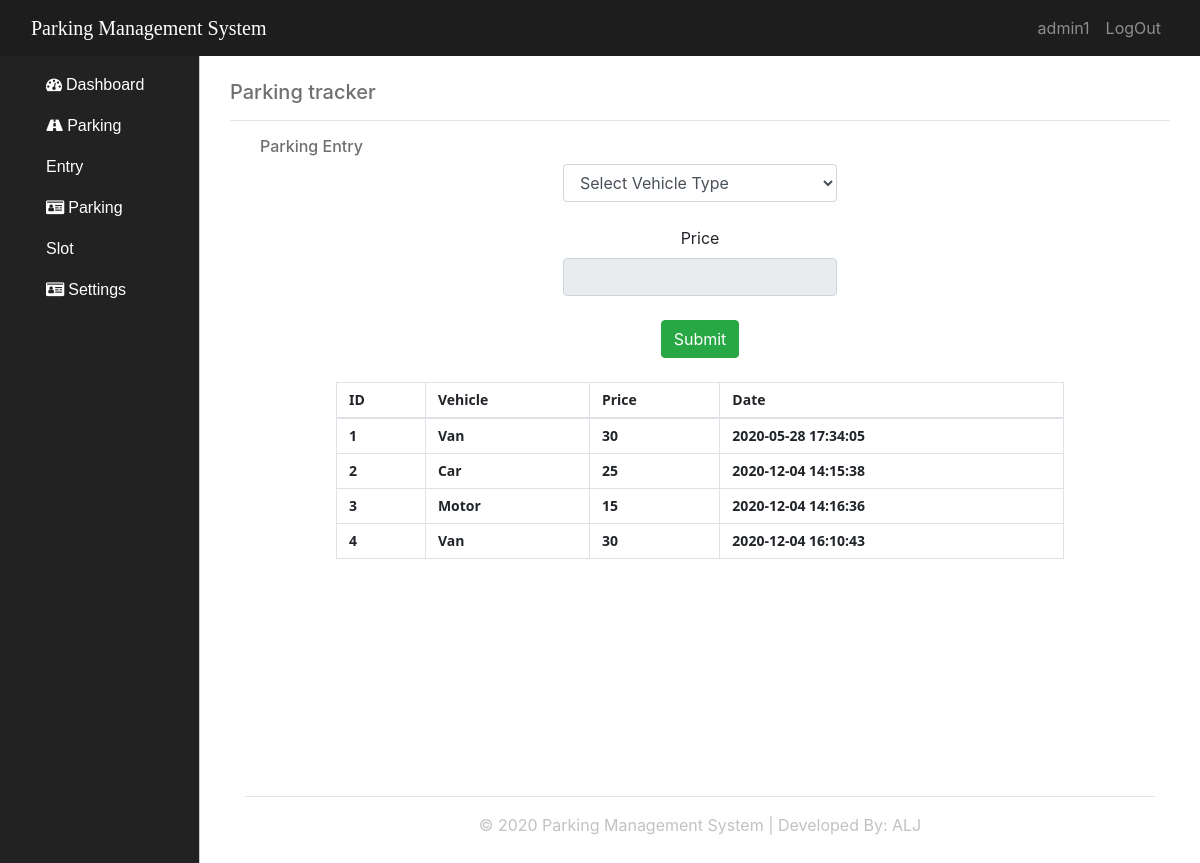
Screenshot of /parking.panel.php (signed in) with the database file from the repository.
### tables this page shows
CREATE TABLE `tbl_users` (
  `id` int(11) NOT NULL,
  `firstname` varchar(50) NOT NULL,
  `lastname` varchar(50) NOT NULL,
  `username` varchar(50) NOT NULL,
  `password` varchar(250) NOT NULL,
  `email` varchar(250) NOT NULL,
  `contact` int(20) NOT NULL,
  `role` varchar(20) NOT NULL,
  `date` time NOT NULL
);

CREATE TABLE `tbl_parking_entry` (
  `parking_entry_id` int(11) NOT NULL,
  `vehicle` varchar(50) NOT NULL,
  `price` float NOT NULL,
  `date` timestamp NOT NULL DEFAULT current_timestamp() ON UPDATE current_timestamp()
);

### includes/dbh.inc.php (called while the page is built, shortened)
<?php
 class Database{
    protected function db_connection()
    {
        $this->db_host ="localhost";
        $this->db_username ="root";
        $this->db_password ="";
        $this->db_name ="db_pms";
        $this->connection = new mysqli($this->db_host,$this->db_username,$this->db_password,$this->db_name);
        return $this->connection;
    }
 }
?>

### includes/Select.class.php (called while the page is built, shortened)
<?php
include_once 'dbh.inc.php';
class Select_class extends Database{
        public function select_login_info($user_id){
            $query_select_login = "Select * from tbl_users where id='$user_id'";
            $result=mysqli_query($this->connection,$query_select_login);
            return $result;
        }
    public function select_all_entry(){
        $query_all_entry="Select * from tbl_parking_entry";
        $result=mysqli_query($this->connection,$query_all_entry);
        return $result;
    }
}
?>

### parking.panel.php (the view, shortened to what this page needs)
<?php
include 'includes/Select.class.php';
$conn = new Select_class();
$read_all_parking_entry = $conn->select_all_entry();
$conn_login_current = new Select_class();
$user_id =$_SESSION['id'];
$read_login_current = $conn_login_current->select_login_info($user_id);
$row = mysqli_fetch_assoc($read_login_current);
?>
<!Doctype html>
<html>
<head>
    <link rel="stylesheet" type="text/css" href="assets/bootstrap-4.4.1-dist/css/bootstrap.css">
    <link rel="stylesheet" type="text/css" href="assets/bootstrap-4.4.1-dist/css/custom.css">
    <link rel="stylesheet" href="https://use.fontawesome.com/releases/v5.6.3/css/all.css">
    <link rel="stylesheet" href="https://cdnjs.cloudflare.com/ajax/libs/font-awesome/4.7.0/css/font-awesome.min.css">
</head>
<body>
    <div class="container-fluid">
        <div class="row wrapper">
            <div class="col-sm-12" style="background:#1d1d1d;">
                <nav class="navbar navbar-expand-sm  navbar-dark">
                    <a class="navbar-brand" href="#" style="font-family:calibri;">Parking Management System</a>
                    <div class="collapse navbar-collapse" id="collapsibleNavbar">
                        <ul class="navbar-nav ml-auto">
                            <li class="nav-item ">
                            <a class="nav-link" href="#"><?php echo $row['username'];?></a>
                            </li>
                            <li class="nav-item">
                            <a class="nav-link" href="functions/logout.func.php">LogOut</a>
                            </li>
                        </ul>
                    </div>
                </nav>
            </div>
            <div class="col-lg-2 aside-nav">
                <div class="container">
                <nav class="navbar navbar-expand-md  navbar-dark">
                        <br>
                        <div class="collapse navbar-collapse" id="SideNav">
                        <ul class="navbar-nav d-block">
                            <li class="nav-item fa fa-dashboard"> <a href="index" >Dashboard</a></li>
                            <li class=" nav-item fa fa-road"> <a href="parking.panel">Parking Entry</a></li>
                            <li class=" nav-item fa fa-id-card"> <a href="#" >Parking Slot</a></li>
                            <li class=" nav-item fa fa-id-card"> <a href="#" >Settings</a></li>
                        </ul>
                        </div>
                    </nav>
                </div>
            </div>
            <div class="col-lg-10 dash justify-content-center">
                <div class="container"><br>
                    <h5 style="color:#6f6f6f;">Parking tracker</h5>
                    <hr>
                    <h6 style="color:#6f6f6f; text-indent:30px; ">Parking Entry</h6>
                    <div class="row d-flex justify-content-center">
                        <form method="post" action="functions/Insert.ent.php" class="text-center">
                        <select id="cars" class="form-control" name="vehicle" onchange="ChooseType();" >
                        <option selected disabled>Select Vehicle Type </option>
                        <?php
                            include_once 'includes/Select.class.php';
                          ?>
                        </select>
                        <br>
                        <label>Price</label><br>
                       <input  readonly type="text" class="form-control" id="price" name="price"><br>
                        <button type="submit" class="btn btn-success btn-m " name="Submit_btn" > Submit</button>
                        </form>
                    </div>
                    <br>
              <div class="container">
            <section class="table_data">
  <table class="table table-bordered">
    <thead>
      <tr>
      <th>ID</th>
        <th>Vehicle</th>
        <th>Price</th>
        <th>Date</th>
      </tr>
    </thead>
    <tbody>
        <?php
        while($row=mysqli_fetch_array($read_all_parking_entry)){
        ?>
      <tr>
        <td><?php echo $row['parking_entry_id'];?></td>
        <td><?php echo $row['vehicle'];?></td>
        <td><?php echo $row['price'];?></td>
        <td><?php echo $row['date'];?></td>
      </tr>
      <?php
        }
      ?>
    </tbody>
  </table>
</section>
</div>
                    <br><br>
                      <div class="container text-center">
                      <hr>
                      <footer style="color:#c2c2c2;">
                      &copy; 2020 Parking Management System | Developed By: ALJ
                      </footer>
                      </div>
                </div>
            </div>
        </div>
    </div>
</body>
</html>

### rows the page displays
tbl_users: username "admin1"
tbl_parking_entry: parking_entry_id "1", vehicle "Van", price "30", date "2020-05-28 17:34:05"
tbl_parking_entry: parking_entry_id "2", vehicle "Car", price "25", date "2020-12-04 14:15:38"
tbl_parking_entry: parking_entry_id "3", vehicle "Motor", price "15", date "2020-12-04 14:16:36"
tbl_parking_entry: parking_entry_id "4", vehicle "Van", price "30", date "2020-12-04 16:10:43"
